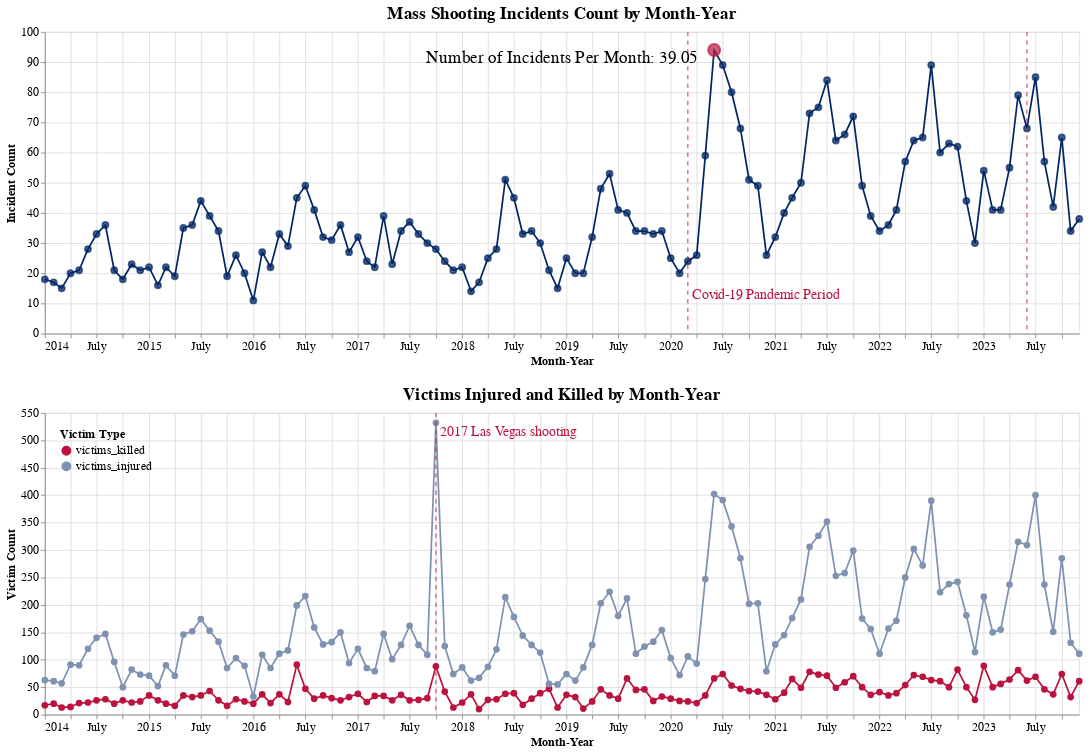

The notebook cell this image was saved under:
### Code cell
# Create a selection interval for zooming
brush = alt.selection_interval(encodings=['x'])

# annotation of the Covid-19 pandemic period
annotation_left = pd.DataFrame({
    'month_year': ['2020-03', '2023-06'], 
    'incident_count': [10, 10],
    'label': ['Covid-19 Pandemic Period', '']
})

# annotation of the 2017 Las Vegas shooting
annotation_right = pd.DataFrame({
    'month_year': ['2017-10'],  # Dates for the annotations
    'incident_count': [500],  # Adjust y-axis positions for the annotations
    'label': ['2017 Las Vegas shooting']
})

# Create a custom annotation for the average incident count, which changes based on the selection
average_annotation = alt.Chart(monthly_data).transform_filter(
    brush
).transform_aggregate(
    avg_incident_count='mean(incident_count)',  # Calculate average
).transform_calculate(
    annotation_text='"Number of Incidents Per Month: " + format(datum.avg_incident_count, ".2f")'
).mark_text(
    align='center',
    fontSize=14,
    color='black'
).encode(
    x=alt.value(600),  # Fixed x-position for the annotation
    y=alt.value(30),    # Fixed y-position for the annotation
    text=alt.Text('annotation_text:N')
).properties(
    width=1200,
    height=350
)

# first chart: Incident count with range selection and highlighted max point
first_chart = alt.Chart(monthly_data).mark_line().encode(
    x=alt.X('month_year:T', title='Month-Year'),
    y=alt.Y('incident_count:Q', title='Incident Count'),
    color=alt.value(darkblue),
).add_params(
    brush
).properties(
    title=alt.TitleParams('Mass Shooting Incidents Count by Month-Year', fontSize=20),
    width=1200,
    height=350
) + alt.Chart(monthly_data).mark_point(size=100).encode(
    x=alt.X('month_year:T'),
    y=alt.Y('incident_count:Q'),
    color=alt.condition('datum.is_max_incident', alt.value(red), alt.value(darkblue)),
    fill=alt.condition('datum.is_max_incident', alt.value(red), alt.value(darkblue)),
    size=alt.condition('datum.is_max_incident', alt.value(200), alt.value(50)),
    tooltip=[
        alt.Tooltip('month_year:T', title='Month-Year', format='%m-%Y', ),
        alt.Tooltip('incident_count:Q', title='Incidents')
    ]
).add_params(
    brush
)+ alt.Chart(annotation_left).mark_text(
    align='left',
    dx=5,
    dy=-10,
    fontSize=16,
    color=red
).encode(
    x='month_year:T',
    y='incident_count:Q',
    text='label'
) + alt.Chart(annotation_left).mark_rule(color=red, strokeDash=[5, 5]).encode(
    x='month_year:T'
) + average_annotation

# second chart: Victims killed and injured controlled by brush selection
second_chart = alt.Chart(monthly_data).mark_line(point=True).encode(
    x=alt.X('month_year:T', title='Month-Year'),
    y=alt.Y('value:Q', title='Victim Count'),
    color=alt.Color(
        'variable:N',
        legend=alt.Legend(title="Victim Type", orient='top-left', labelFontSize=14),
        scale=alt.Scale(
            domain=['victims_killed', 'victims_injured'],
            range=[red, blue]
        )
    ),
     tooltip=[
        alt.Tooltip('month_year:T', title='Month-Year', format='%m-%Y'),
        alt.Tooltip('variable:N', title='Type'),
        alt.Tooltip('value:Q', title='Count')
    ]
).transform_fold(
    ['victims_killed', 'victims_injured'],
    as_=['variable', 'value']
).transform_filter(
    brush
).properties(
    title=alt.TitleParams('Victims Injured and Killed by Month-Year', fontSize=20),
    width=1200,
    height=350,
) + alt.Chart(annotation_right).mark_text(
    align='left',
    dx=5,
    dy=-10,
    fontSize=16,
    color=red
).encode(
    x='month_year:T',
    y='incident_count:Q',
    text='label'
) + alt.Chart(annotation_right).mark_rule(color=red, strokeDash=[5, 5]).encode(
    x='month_year:T'
)


# Combine the charts
time_chart = alt.vconcat(first_chart, second_chart).resolve_legend(color="independent", size="independent").configure_point(size=60).configure_axis(
    labelFontSize=14,
    titleFontSize=14
).configure_title(
    fontSize=20
).configure_legend(
    titleFontSize=14,
    labelFontSize=14
)

time_chart.show()
# export the chart to a standalone HTML file
time_chart.save('Viz1.html')

### Figure 1 — Vega-Lite specification as saved in the notebook (floating-point values rounded to 4 significant figures)
{"config": {"view": {"continuousWidth": 300, "continuousHeight": 300}, "axis": {"labelFontSize": 14, "titleFontSize": 14}, "legend": {"labelFontSize": 14, "titleFontSize": 14}, "point": {"size": 60}, "title": {"fontSize": 20}}, "vconcat": [{"layer": [{"mark": {"type": "line"}, "encoding": {"color": {"value": "#002664"}, "x": {"field": "month_year", "title": "Month-Year", "type": "temporal"}, "y": {"field": "incident_count", "title": "Incident Count", "type": "quantitative"}}, "name": "view_8", "title": {"text": "Mass Shooting Incidents Count by Month-Year", "fontSize": 20}}, {"mark": {"type": "point", "size": 100}, "encoding": {"color": {"condition": {"test": "datum.is_max_incident", "value": "#BB133E"}, "value": "#002664"}, "fill": {"condition": {"test": "datum.is_max_incident", "value": "#BB133E"}, "value": "#002664"}, "size": {"condition": {"test": "datum.is_max_incident", "value": 200}, "value": 50}, "tooltip": [{"field": "month_year", "format": "%m-%Y", "title": "Month-Year", "type": "temporal"}, {"field": "incident_count", "title": "Incidents", "type": "quantitative"}], "x": {"field": "month_year", "type": "temporal"}, "y": {"field": "incident_count", "type": "quantitative"}}}, {"data": {"name": "data-e62f29d2d94ee634e9f280bc8b610852"}, "mark": {"type": "text", "align": "left", "color": "#BB133E", "dx": 5, "dy": -10, "fontSize": 16}, "encoding": {"text": {"field": "label", "type": "nominal"}, "x": {"field": "month_year", "type": "temporal"}, "y": {"field": "incident_count", "type": "quantitative"}}}, {"data": {"name": "data-e62f29d2d94ee634e9f280bc8b610852"}, "mark": {"type": "rule", "color": "#BB133E", "strokeDash": [5, 5]}, "encoding": {"x": {"field": "month_year", "type": "temporal"}}}, {"data": {"name": "data-b1844f514240c488b823081f4dcc1626"}, "mark": {"type": "text", "align": "center", "color": "black", "fontSize": 20}, "encoding": {"text": {"field": "annotation_text", "type": "nominal"}, "x": {"value": 600}, "y": {"value": 30}}, "transform": [{"filter": {"param": "param_8"}}, {"aggregate": [{"op": "mean", "field": "incident_count", "as": "avg_incident_count"}]}, {"calculate": "\"Number of Incidents Per Month: \" + format(datum.avg_incident_count, \".2f\")", "as": "annotation_text"}]}], "data": {"name": "data-b1844f514240c488b823081f4dcc1626"}, "height": 350, "width": 1200}, {"layer": [{"data": {"name": "data-b1844f514240c488b823081f4dcc1626"}, "mark": {"type": "line", "point": true}, "encoding": {"color": {"field": "variable", "legend": {"labelFontSize": 14, "orient": "top-left", "title": "Victim Type"}, "scale": {"domain": ["victims_killed", "victims_injured"], "range": ["#BB133E", "#7F92B1"]}, "type": "nominal"}, "tooltip": [{"field": "month_year", "format": "%m-%Y", "title": "Month-Year", "type": "temporal"}, {"field": "variable", "title": "Type", "type": "nominal"}, {"field": "value", "title": "Count", "type": "quantitative"}], "x": {"field": "month_year", "title": "Month-Year", "type": "temporal"}, "y": {"field": "value", "title": "Victim Count", "type": "quantitative"}}, "title": {"text": "Victims Injured and Killed by Month-Year", "fontSize": 20}, "transform": [{"fold": ["victims_killed", "victims_injured"], "as": ["variable", "value"]}, {"filter": {"param": "param_8"}}]}, {"data": {"name": "data-29f318c18ef9fded132b39d225b192ee"}, "mark": {"type": "text", "align": "left", "color": "#BB133E", "dx": 5, "dy": -10, "fontSize": 16}, "encoding": {"text": {"field": "label", "type": "nominal"}, "x": {"field": "month_year", "type": "temporal"}, "y": {"field": "incident_count", "type": "quantitative"}}}, {"data": {"name": "data-29f318c18ef9fded132b39d225b192ee"}, "mark": {"type": "rule", "color": "#BB133E", "strokeDash": [5, 5]}, "encoding": {"x": {"field": "month_year", "type": "temporal"}}}], "height": 350, "width": 1200}], "params": [{"name": "param_8", "select": {"type": "interval", "encodings": ["x"]}, "views": ["view_8"]}], "resolve": {"legend": {"color": "independent", "size": "independent"}}, "$schema": "https://vega.github.io/schema/vega-lite/v5.20.1.json", "datasets": {"data-b1844f514240c488b823081f4dcc1626": [{"month_year": "2014-01", "incident_count": 18, "victims_killed": 17, "victims_injured": 63, "is_max_incident": false, "is_max_victim": false}, {"month_year": "2014-02", "incident_count": 17, "victims_killed": 20, "victims_injured": 61, "is_max_incident": false, "is_max_victim": false}, {"month_year": "2014-03", "incident_count": 15, "victims_killed": 13, "victims_injured": 57, "is_max_incident": false, "is_max_victim": false}, {"month_year": "2014-04", "incident_count": 20, "victims_killed": 14, "victims_injured": 91, "is_max_incident": false, "is_max_victim": false}, {"month_year": "2014-05", "incident_count": 21, "victims_killed": 21, "victims_injured": 90, "is_max_incident": false, "is_max_victim": false}, {"month_year": "2014-06", "incident_count": 28, "victims_killed": 22, "victims_injured": 120, "is_max_incident": false, "is_max_victim": false}, {"month_year": "2014-07", "incident_count": 33, "victims_killed": 26, "victims_injured": 140, "is_max_incident": false, "is_max_victim": false}, {"month_year": "2014-08", "incident_count": 36, "victims_killed": 28, "victims_injured": 147, "is_max_incident": false, "is_max_victim": false}, {"month_year": "2014-09", "incident_count": 21, "victims_killed": 20, "victims_injured": 96, "is_max_incident": false, "is_max_victim": false}, {"month_year": "2014-10", "incident_count": 18, "victims_killed": 26, "victims_injured": 50, "is_max_incident": false, "is_max_victim": false}, {"month_year": "2014-11", "incident_count": 23, "victims_killed": 22, "victims_injured": 82, "is_max_incident": false, "is_max_victim": false}, {"month_year": "2014-12", "incident_count": 21, "victims_killed": 24, "victims_injured": 73, "is_max_incident": false, "is_max_victim": false}, {"month_year": "2015-01", "incident_count": 22, "victims_killed": 35, "victims_injured": 71, "is_max_incident": false, "is_max_victim": false}, {"month_year": "2015-02", "incident_count": 16, "victims_killed": 26, "victims_injured": 52, "is_max_incident": false, "is_max_victim": false}, {"month_year": "2015-03", "incident_count": 22, "victims_killed": 20, "victims_injured": 90, "is_max_incident": false, "is_max_victim": false}, {"month_year": "2015-04", "incident_count": 19, "victims_killed": 16, "victims_injured": 71, "is_max_incident": false, "is_max_victim": false}, {"month_year": "2015-05", "incident_count": 35, "victims_killed": 35, "victims_injured": 146, "is_max_incident": false, "is_max_victim": false}, {"month_year": "2015-06", "incident_count": 36, "victims_killed": 32, "victims_injured": 152, "is_max_incident": false, "is_max_victim": false}, {"month_year": "2015-07", "incident_count": 44, "victims_killed": 35, "victims_injured": 174, "is_max_incident": false, "is_max_victim": false}, {"month_year": "2015-08", "incident_count": 39, "victims_killed": 43, "victims_injured": 153, "is_max_incident": false, "is_max_victim": false}, {"month_year": "2015-09", "incident_count": 34, "victims_killed": 26, "victims_injured": 133, "is_max_incident": false, "is_max_victim": false}, {"month_year": "2015-10", "incident_count": 19, "victims_killed": 16, "victims_injured": 85, "is_max_incident": false, "is_max_victim": false}, {"month_year": "2015-11", "incident_count": 26, "victims_killed": 28, "victims_injured": 103, "is_max_incident": false, "is_max_victim": false}, {"month_year": "2015-12", "incident_count": 20, "victims_killed": 24, "victims_injured": 89, "is_max_incident": false, "is_max_victim": false}, {"month_year": "2016-01", "incident_count": 11, "victims_killed": 20, "victims_injured": 33, "is_max_incident": false, "is_max_victim": false}, {"month_year": "2016-02", "incident_count": 27, "victims_killed": 37, "victims_injured": 109, "is_max_incident": false, "is_max_victim": false}, {"month_year": "2016-03", "incident_count": 22, "victims_killed": 21, "victims_injured": 85, "is_max_incident": false, "is_max_victim": false}, {"month_year": "2016-04", "incident_count": 33, "victims_killed": 37, "victims_injured": 111, "is_max_incident": false, "is_max_victim": false}, {"month_year": "2016-05", "incident_count": 29, "victims_killed": 23, "victims_injured": 117, "is_max_incident": false, "is_max_victim": false}, {"month_year": "2016-06", "incident_count": 45, "victims_killed": 91, "victims_injured": 199, "is_max_incident": false, "is_max_victim": false}, {"month_year": "2016-07", "incident_count": 49, "victims_killed": 47, "victims_injured": 216, "is_max_incident": false, "is_max_victim": false}, {"month_year": "2016-08", "incident_count": 41, "victims_killed": 29, "victims_injured": 159, "is_max_incident": false, "is_max_victim": false}, {"month_year": "2016-09", "incident_count": 32, "victims_killed": 35, "victims_injured": 128, "is_max_incident": false, "is_max_victim": false}, {"month_year": "2016-10", "incident_count": 31, "victims_killed": 30, "victims_injured": 132, "is_max_incident": false, "is_max_victim": false}, {"month_year": "2016-11", "incident_count": 36, "victims_killed": 26, "victims_injured": 150, "is_max_incident": false, "is_max_victim": false}, {"month_year": "2016-12", "incident_count": 27, "victims_killed": 32, "victims_injured": 94, "is_max_incident": false, "is_max_victim": false}, {"month_year": "2017-01", "incident_count": 32, "victims_killed": 38, "victims_injured": 120, "is_max_incident": false, "is_max_victim": false}, {"month_year": "2017-02", "incident_count": 24, "victims_killed": 23, "victims_injured": 85, "is_max_incident": false, "is_max_victim": false}, {"month_year": "2017-03", "incident_count": 22, "victims_killed": 34, "victims_injured": 79, "is_max_incident": false, "is_max_victim": false}, {"month_year": "2017-04", "incident_count": 39, "victims_killed": 34, "victims_injured": 147, "is_max_incident": false, "is_max_victim": false}, {"month_year": "2017-05", "incident_count": 23, "victims_killed": 26, "victims_injured": 101, "is_max_incident": false, "is_max_victim": false}, {"month_year": "2017-06", "incident_count": 34, "victims_killed": 36, "victims_injured": 127, "is_max_incident": false, "is_max_victim": false}, {"month_year": "2017-07", "incident_count": 37, "victims_killed": 26, "victims_injured": 162, "is_max_incident": false, "is_max_victim": false}, {"month_year": "2017-08", "incident_count": 33, "victims_killed": 27, "victims_injured": 127, "is_max_incident": false, "is_max_victim": false}, {"month_year": "2017-09", "incident_count": 30, "victims_killed": 30, "victims_injured": 109, "is_max_incident": false, "is_max_victim": false}, {"month_year": "2017-10", "incident_count": 28, "victims_killed": 88, "victims_injured": 532, "is_max_incident": false, "is_max_victim": true}, {"month_year": "2017-11", "incident_count": 24, "victims_killed": 42, "victims_injured": 125, "is_max_incident": false, "is_max_victim": false}, {"month_year": "2017-12", "incident_count": 21, "victims_killed": 13, "victims_injured": 74, "is_max_incident": false, "is_max_victim": false}, {"month_year": "2018-01", "incident_count": 22, "victims_killed": 22, "victims_injured": 86, "is_max_incident": false, "is_max_victim": false}, {"month_year": "2018-02", "incident_count": 14, "victims_killed": 37, "victims_injured": 62, "is_max_incident": false, "is_max_victim": false}, {"month_year": "2018-03", "incident_count": 17, "victims_killed": 10, "victims_injured": 67, "is_max_incident": false, "is_max_victim": false}, {"month_year": "2018-04", "incident_count": 25, "victims_killed": 27, "victims_injured": 87, "is_max_incident": false, "is_max_victim": false}, {"month_year": "2018-05", "incident_count": 28, "victims_killed": 28, "victims_injured": 119, "is_max_incident": false, "is_max_victim": false}, {"month_year": "2018-06", "incident_count": 51, "victims_killed": 38, "victims_injured": 214, "is_max_incident": false, "is_max_victim": false}, {"month_year": "2018-07", "incident_count": 45, "victims_killed": 39, "victims_injured": 178, "is_max_incident": false, "is_max_victim": false}, {"month_year": "2018-08", "incident_count": 33, "victims_killed": 18, "victims_injured": 144, "is_max_incident": false, "is_max_victim": false}, {"month_year": "2018-09", "incident_count": 34, "victims_killed": 29, "victims_injured": 127, "is_max_incident": false, "is_max_victim": false}, {"month_year": "2018-10", "incident_count": 30, "victims_killed": 39, "victims_injured": 113, "is_max_incident": false, "is_max_victim": false}, {"month_year": "2018-11", "incident_count": 21, "victims_killed": 47, "victims_injured": 56, "is_max_incident": false, "is_max_victim": false}, {"month_year": "2018-12", "incident_count": 15, "victims_killed": 13, "victims_injured": 55, "is_max_incident": false, "is_max_victim": false}, {"month_year": "2019-01", "incident_count": 25, "victims_killed": 36, "victims_injured": 74, "is_max_incident": false, "is_max_victim": false}, {"month_year": "2019-02", "incident_count": 20, "victims_killed": 32, "victims_injured": 62, "is_max_incident": false, "is_max_victim": false}, {"month_year": "2019-03", "incident_count": 20, "victims_killed": 11, "victims_injured": 86, "is_max_incident": false, "is_max_victim": false}, {"month_year": "2019-04", "incident_count": 32, "victims_killed": 24, "victims_injured": 127, "is_max_incident": false, "is_max_victim": false}, {"month_year": "2019-05", "incident_count": 48, "victims_killed": 46, "victims_injured": 203, "is_max_incident": false, "is_max_victim": false}, {"month_year": "2019-06", "incident_count": 53, "victims_killed": 35, "victims_injured": 224, "is_max_incident": false, "is_max_victim": false}, {"month_year": "2019-07", "incident_count": 41, "victims_killed": 29, "victims_injured": 180, "is_max_incident": false, "is_max_victim": false}, {"month_year": "2019-08", "incident_count": 40, "victims_killed": 66, "victims_injured": 212, "is_max_incident": false, "is_max_victim": false}, {"month_year": "2019-09", "incident_count": 34, "victims_killed": 45, "victims_injured": 111, "is_max_incident": false, "is_max_victim": false}, {"month_year": "2019-10", "incident_count": 34, "victims_killed": 46, "victims_injured": 124, "is_max_incident": false, "is_max_victim": false}, {"month_year": "2019-11", "incident_count": 33, "victims_killed": 25, "victims_injured": 133, "is_max_incident": false, "is_max_victim": false}, {"month_year": "2019-12", "incident_count": 34, "victims_killed": 33, "victims_injured": 154, "is_max_incident": false, "is_max_victim": false}, {"month_year": "2020-01", "incident_count": 25, "victims_killed": 29, "victims_injured": 103, "is_max_incident": false, "is_max_victim": false}, {"month_year": "2020-02", "incident_count": 20, "victims_killed": 25, "victims_injured": 72, "is_max_incident": false, "is_max_victim": false}, {"month_year": "2020-03", "incident_count": 24, "victims_killed": 24, "victims_injured": 106, "is_max_incident": false, "is_max_victim": false}, {"month_year": "2020-04", "incident_count": 26, "victims_killed": 21, "victims_injured": 93, "is_max_incident": false, "is_max_victim": false}, {"month_year": "2020-05", "incident_count": 59, "victims_killed": 35, "victims_injured": 247, "is_max_incident": false, "is_max_victim": false}, {"month_year": "2020-06", "incident_count": 94, "victims_killed": 66, "victims_injured": 402, "is_max_incident": true, "is_max_victim": false}, {"month_year": "2020-07", "incident_count": 89, "victims_killed": 74, "victims_injured": 391, "is_max_incident": false, "is_max_victim": false}, {"month_year": "2020-08", "incident_count": 80, "victims_killed": 53, "victims_injured": 343, "is_max_incident": false, "is_max_victim": false}, {"month_year": "2020-09", "incident_count": 68, "victims_killed": 47, "victims_injured": 285, "is_max_incident": false, "is_max_victim": false}, {"month_year": "2020-10", "incident_count": 51, "victims_killed": 43, "victims_injured": 202, "is_max_incident": false, "is_max_victim": false}, {"month_year": "2020-11", "incident_count": 49, "victims_killed": 42, "victims_injured": 203, "is_max_incident": false, "is_max_victim": false}, {"month_year": "2020-12", "incident_count": 26, "victims_killed": 36, "victims_injured": 79, "is_max_incident": false, "is_max_victim": false}, {"month_year": "2021-01", "incident_count": 32, "victims_killed": 28, "victims_injured": 128, "is_max_incident": false, "is_max_victim": false}, {"month_year": "2021-02", "incident_count": 40, "victims_killed": 40, "victims_injured": 145, "is_max_incident": false, "is_max_victim": false}, {"month_year": "2021-03", "incident_count": 45, "victims_killed": 65, "victims_injured": 176, "is_max_incident": false, "is_max_victim": false}, {"month_year": "2021-04", "incident_count": 50, "victims_killed": 49, "victims_injured": 210, "is_max_incident": false, "is_max_victim": false}, {"month_year": "2021-05", "incident_count": 73, "victims_killed": 78, "victims_injured": 306, "is_max_incident": false, "is_max_victim": false}, {"month_year": "2021-06", "incident_count": 75, "victims_killed": 73, "victims_injured": 326, "is_max_incident": false, "is_max_victim": false}, {"month_year": "2021-07", "incident_count": 84, "victims_killed": 71, "victims_injured": 352, "is_max_incident": false, "is_max_victim": false}, {"month_year": "2021-08", "incident_count": 64, "victims_killed": 49, "victims_injured": 253, "is_max_incident": false, "is_max_victim": false}, {"month_year": "2021-09", "incident_count": 66, "victims_killed": 59, "victims_injured": 258, "is_max_incident": false, "is_max_victim": false}, {"month_year": "2021-10", "incident_count": 72, "victims_killed": 70, "victims_injured": 299, "is_max_incident": false, "is_max_victim": false}, {"month_year": "2021-11", "incident_count": 49, "victims_killed": 50, "victims_injured": 175, "is_max_incident": false, "is_max_victim": false}, {"month_year": "2021-12", "incident_count": 39, "victims_killed": 36, "victims_injured": 156, "is_max_incident": false, "is_max_victim": false}, {"month_year": "2022-01", "incident_count": 34, "victims_killed": 41, "victims_injured": 111, "is_max_incident": false, "is_max_victim": false}, {"month_year": "2022-02", "incident_count": 36, "victims_killed": 35, "victims_injured": 157, "is_max_incident": false, "is_max_victim": false}, {"month_year": "2022-03", "incident_count": 41, "victims_killed": 39, "victims_injured": 171, "is_max_incident": false, "is_max_victim": false}, {"month_year": "2022-04", "incident_count": 57, "victims_killed": 54, "victims_injured": 250, "is_max_incident": false, "is_max_victim": false}, {"month_year": "2022-05", "incident_count": 64, "victims_killed": 72, "victims_injured": 302, "is_max_incident": false, "is_max_victim": false}, {"month_year": "2022-06", "incident_count": 65, "victims_killed": 69, "victims_injured": 272, "is_max_incident": false, "is_max_victim": false}, {"month_year": "2022-07", "incident_count": 89, "victims_killed": 63, "victims_injured": 390, "is_max_incident": false, "is_max_victim": false}, {"month_year": "2022-08", "incident_count": 60, "victims_killed": 61, "victims_injured": 223, "is_max_incident": false, "is_max_victim": false}, {"month_year": "2022-09", "incident_count": 63, "victims_killed": 50, "victims_injured": 238, "is_max_incident": false, "is_max_victim": false}, {"month_year": "2022-10", "incident_count": 62, "victims_killed": 82, "victims_injured": 242, "is_max_incident": false, "is_max_victim": false}, {"month_year": "2022-11", "incident_count": 44, "victims_killed": 50, "victims_injured": 181, "is_max_incident": false, "is_max_victim": false}, {"month_year": "2022-12", "incident_count": 30, "victims_killed": 27, "victims_injured": 114, "is_max_incident": false, "is_max_victim": false}, {"month_year": "2023-01", "incident_count": 54, "victims_killed": 89, "victims_injured": 215, "is_max_incident": false, "is_max_victim": false}, {"month_year": "2023-02", "incident_count": 41, "victims_killed": 50, "victims_injured": 150, "is_max_incident": false, "is_max_victim": false}, {"month_year": "2023-03", "incident_count": 41, "victims_killed": 56, "victims_injured": 155, "is_max_incident": false, "is_max_victim": false}, {"month_year": "2023-04", "incident_count": 55, "victims_killed": 64, "victims_injured": 237, "is_max_incident": false, "is_max_victim": false}, {"month_year": "2023-05", "incident_count": 79, "victims_killed": 81, "victims_injured": 315, "is_max_incident": false, "is_max_victim": false}, {"month_year": "2023-06", "incident_count": 68, "victims_killed": 62, "victims_injured": 309, "is_max_incident": false, "is_max_victim": false}, {"month_year": "2023-07", "incident_count": 85, "victims_killed": 69, "victims_injured": 400, "is_max_incident": false, "is_max_victim": false}, {"month_year": "2023-08", "incident_count": 57, "victims_killed": 46, "victims_injured": 237, "is_max_incident": false, "is_max_victim": false}, {"month_year": "2023-09", "incident_count": 42, "victims_killed": 37, "victims_injured": 151, "is_max_incident": false, "is_max_victim": false}, {"month_year": "2023-10", "incident_count": 65, "victims_killed": 74, "victims_injured": 285, "is_max_incident": false, "is_max_victim": false}, {"month_year": "2023-11", "incident_count": 34, "victims_killed": 32, "victims_injured": 131, "is_max_incident": false, "is_max_victim": false}, {"month_year": "2023-12", "incident_count": 38, "victims_killed": 61, "victims_injured": 111, "is_max_incident": false, "is_max_victim": false}], "data-e62f29d2d94ee634e9f280bc8b610852": [{"month_year": "2020-03", "incident_count": 10, "label": "Covid-19 Pandemic Period"}, {"month_year": "2023-06", "incident_count": 10, "label": ""}], "data-29f318c18ef9fded132b39d225b192ee": [{"month_year": "2017-10", "incident_count": 500, "label": "2017 Las Vegas shooting"}]}}
